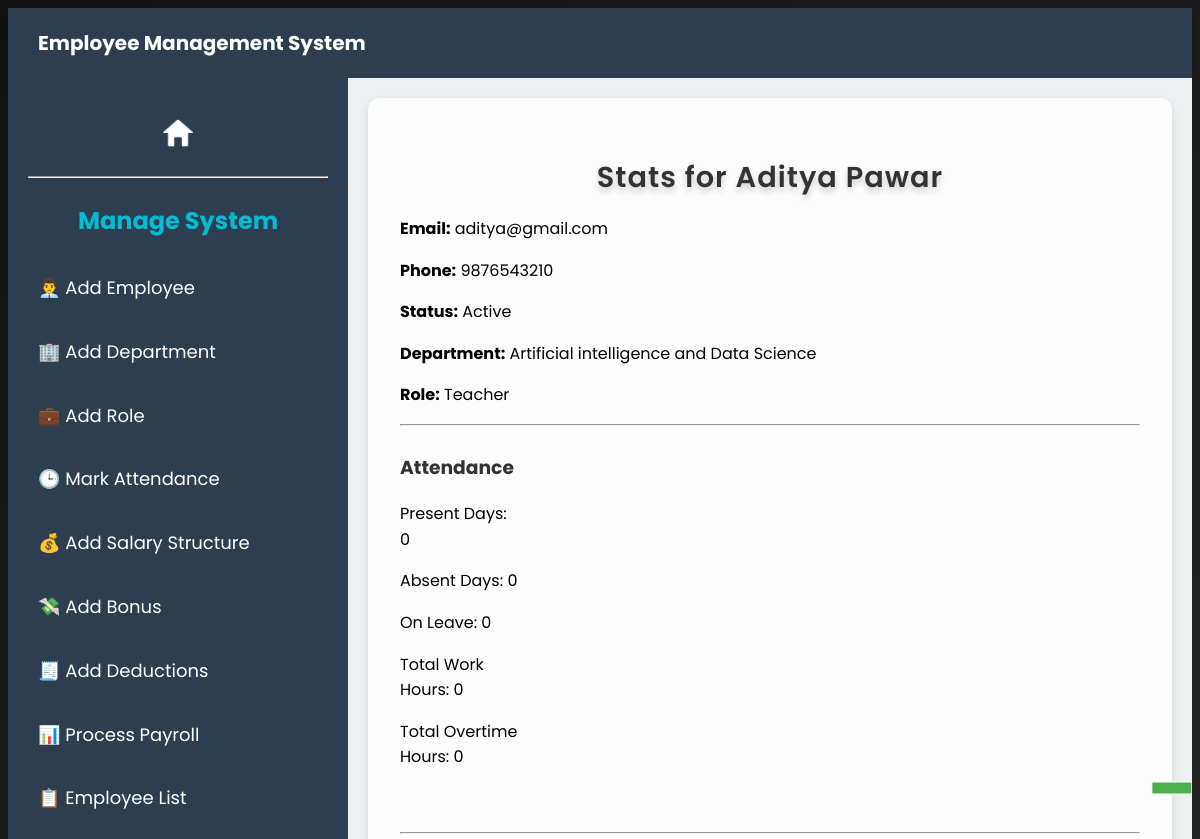
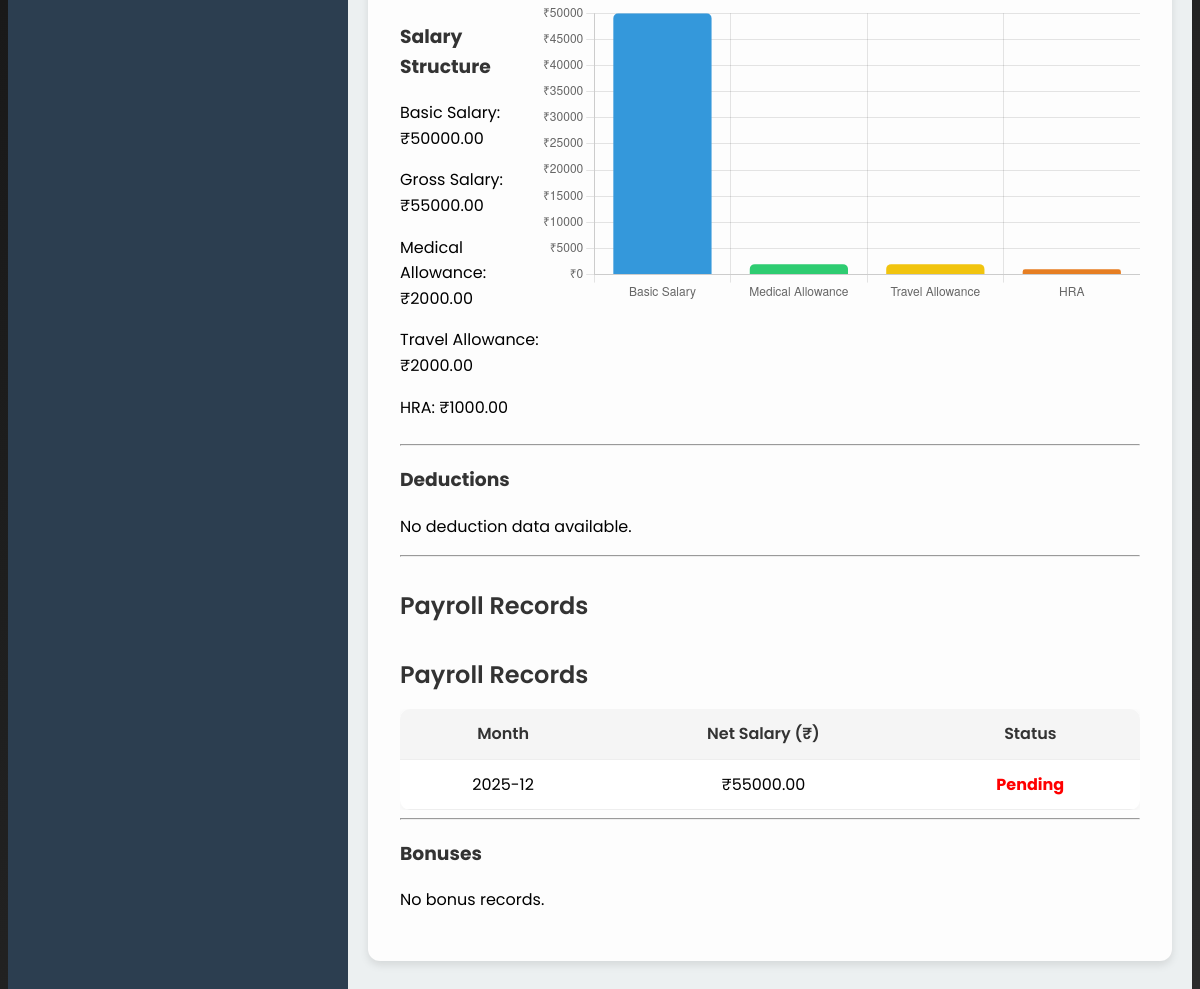
The page /individual_stats/1/ on the database its author committed (2 pictures, top to bottom).
### employee/models.py (models this page shows, shortened)
class Employee(models.Model):
    STATUS_CHOICES = [
        ('Active', 'Active'),
        ('Inactive', 'Inactive'),
    ]
    employee_id = models.AutoField(primary_key=True)
    first_name = models.CharField(max_length=50)
    last_name = models.CharField(max_length=50)
    email = models.EmailField(unique=True)
    phone = models.CharField(max_length=20)
    hire_date = models.DateField()
    department = models.ForeignKey(Department, on_delete=models.CASCADE)
    role = models.ForeignKey(Role, on_delete=models.CASCADE)
    status = models.CharField(max_length=10, choices=STATUS_CHOICES, default='Active')

class Department(models.Model):
    department_id = models.AutoField(primary_key=True)
    department_name = models.CharField(max_length=100)
    department_code = models.CharField(max_length=20, unique=True)

class Role(models.Model):
    role_id = models.AutoField(primary_key=True)
    role_name = models.CharField(max_length=100)
    department = models.ForeignKey(Department, on_delete=models.CASCADE)

class SalaryStructure(models.Model):
    salary_id = models.AutoField(primary_key=True)
    employee = models.OneToOneField(Employee, on_delete=models.CASCADE)
    basic_salary = models.DecimalField(max_digits=10, decimal_places=2)
    gross_salary = models.DecimalField(max_digits=10, decimal_places=2)
    medical_allowance = models.DecimalField(max_digits=10, decimal_places=2)
    travel_allowance = models.DecimalField(max_digits=10, decimal_places=2)
    hra = models.DecimalField(max_digits=10, decimal_places=2)

class Payroll(models.Model):
    PAYMENT_STATUS_CHOICES = [
        ('Pending', 'Pending'),
        ('Completed', 'Completed'),
    ]
    payroll_id = models.AutoField(primary_key=True)
    employee = models.ForeignKey(Employee, on_delete=models.CASCADE)
    salary_month = models.CharField(max_length=20)  # Can be 'March 2025'
    payment_status = models.CharField(max_length=10, choices=PAYMENT_STATUS_CHOICES)

### employee/views.py (the view)
# urls.py: path('individual_stats/<int:employee_id>/', individual_stats, name='individual_stats'),
def individual_stats(request, employee_id):
    employee = get_object_or_404(Employee, pk=employee_id)
    attendance_records = Attendance.objects.filter(employee=employee)
    payrolls = Payroll.objects.filter(employee=employee)
    bonuses = Bonus.objects.filter(employee=employee)
    salary = SalaryStructure.objects.filter(employee=employee).first()
    deductions = Deductions.objects.filter(employee=employee).first()
    present_days = attendance_records.filter(status='Present').count()
    absent_days = attendance_records.filter(status='Absent').count()
    leave_days = attendance_records.filter(status='On Leave').count()
    total_work_hours = sum(record.work_hours for record in attendance_records)
    total_overtime = sum(record.overtime_hours for record in attendance_records)
    attendance_data = {
        'Present': present_days,
        'Absent': absent_days,
        'On_Leave': leave_days,
    }
    total_deductions = 0
    if deductions:
        total_deductions = (
            deductions.tax +
            deductions.provident_fund +
            deductions.other_deductions
        )
    net_salary = 0
    if salary:
        net_salary = salary.gross_salary - total_deductions
    context = {
        'employee': employee,
        'attendance_data': attendance_data,
        'present_days': present_days,
        'absent_days': absent_days,
        'leave_days': leave_days,
        'total_work_hours': total_work_hours,
        'total_overtime': total_overtime,
        'payrolls': payrolls,
        'bonuses': bonuses,
        'salary': salary,
        'deductions': deductions,
        'total_deductions': total_deductions,
        'net_salary': net_salary,
    }
    return render(request, 'manage/individual_stats.html', context)

### employee/templates/manage/individual_stats.html (shortened to what this page needs)
{% extends "manage/manage.html" %}
{% load static %}
{% block head %}
{{ block.super }}
<link rel="stylesheet" href="{% static 'css/individual_stats.css' %}" />
{% endblock %}
{% block main_content %}
<div class="employee-stats">
    <h2>Stats for {{ employee.first_name }} {{ employee.last_name }}</h2>
    <p><strong>Email:</strong> {{ employee.email }}</p>
    <p><strong>Phone:</strong> {{ employee.phone }}</p>
    <p><strong>Status:</strong> {{ employee.status }}</p>
    <p><strong>Department:</strong> {{ employee.department.department_name }}</p>
    <p><strong>Role:</strong> {{ employee.role.role_name }}</p>
    <hr>
    <div class='attendance'>
        <div>
            <h3>Attendance</h3>
            <p>Present Days: {{ present_days }}</p>
            <p>Absent Days: {{ absent_days }}</p>
            <p>On Leave: {{ leave_days }}</p>
            <p>Total Work Hours: {{ total_work_hours }}</p>
            <p>Total Overtime Hours: {{ total_overtime }}</p>
        </div>
        <div>
            <canvas id="attendanceChart" width="400" height="400"></canvas>
        </div>
    </div>
    <hr>
    <div class="salary-container">
        <div class="salary-info">
            <h3>Salary Structure</h3>
            {% if salary %}
                <p>Basic Salary: ₹{{ salary.basic_salary }}</p>
                <p>Gross Salary: ₹{{ salary.gross_salary }}</p>
                <p>Medical Allowance: ₹{{ salary.medical_allowance }}</p>
                <p>Travel Allowance: ₹{{ salary.travel_allowance }}</p>
                <p>HRA: ₹{{ salary.hra }}</p>
            {% else %}
                <p>No salary structure available.</p>
            {% endif %}
        </div>
        {% if salary %}
        <div class="chart-container">
            <canvas id="salaryChart"></canvas>
        </div>
        {% endif %}
    </div>
    <hr>
    <h3>Deductions</h3>
    {% if deductions %}
        <p>Tax: ₹{{ deductions.tax }}</p>
        <p>Provident Fund: ₹{{ deductions.provident_fund }}</p>
        <p>Other Deductions: ₹{{ deductions.other_deductions }}</p>
        <p>Total Deductions: ₹{{ total_deductions }}</p>
    {% else %}
        <p>No deduction data available.</p>
    {% endif %}
    <hr>
    <h3 class="section-title">Payroll Records</h3>
    <h3 class="section-title">Payroll Records</h3>
    <div class="payroll-records">
        {% if payrolls %}
            <table class="payroll-table">
                <thead>
                    <tr>
                        <th>Month</th>
                        <th>Net Salary (₹)</th>
                        <th>Status</th>
                    </tr>
                </thead>
                <tbody>
                    {% for payroll in payrolls %}
                        <tr>
                            <td class="row-value">{{ payroll.salary_month }}</td>
                            <td class="row-value">₹{{ net_salary }}</td>
                            <td class="{% if payroll.payment_status == 'Completed' %}status-completed{% elif payroll.payment_status == 'Pending' %}status-pending{% endif %}">
                                {{ payroll.payment_status }}
                            </td>
                        </tr>
                    {% endfor %}
                </tbody>
            </table>
        {% else %}
            <p>No payroll records available.</p>
        {% endif %}
    </div>
    <hr>
    <h3>Bonuses</h3>
    {% for bonus in bonuses %}
        <p>Date: {{ bonus.bonus_date }} - ₹{{ bonus.bonus_amount }} - Reason: {{ bonus.bonus_reason }}</p>
    {% empty %}
        <p>No bonus records.</p>
    {% endfor %}
</div>
<script>
    document.addEventListener('DOMContentLoaded', function() {
        // Pie chart for attendance
        const attendanceCtx = document.getElementById('attendanceChart').getContext('2d');
        const attendanceChart = new Chart(attendanceCtx, {
            type: 'pie',
            data: {
                labels: ['Present', 'Absent', 'On Leave'],
                datasets: [{
                    label: 'Attendance',
                    data: [
                        {{ attendance_data.Present }},
                        {{ attendance_data.Absent }},
                        {{ attendance_data.On_Leave }}
                    ],
                    backgroundColor: ['#4CAF50', '#FF5252', '#FFC107'],
                    borderWidth: 1
                }]
            },
            options: {
                responsive: true,
                plugins: {
                    legend: {
                        position: 'bottom',
                    }
                }
            }
        });
        // Bar chart for salary structure
        const salaryCtx = document.getElementById('salaryChart').getContext('2d');
        const salaryChart = new Chart(salaryCtx, {
            type: 'bar',
            data: {
                labels: ['Basic Salary', 'Medical Allowance', 'Travel Allowance', 'HRA'],
                datasets: [{
                    label: 'Amount (₹)',
                    data: [
                        {{ salary.basic_salary }},
                        {{ salary.medical_allowance }},
                        {{ salary.travel_allowance }},
                        {{ salary.hra }}
                    ],
                    backgroundColor: ['#3498db', '#2ecc71', '#f1c40f', '#e67e22'],
                    borderRadius: 5
                }]
            },
            options: {
                responsive: true,
                plugins: {
                    legend: { display: false },
                    tooltip: {
                        callbacks: {
                            label: ctx => `₹${ctx.raw}`
                        }
                    }
                },
                scales: {
                    y: {
                        beginAtZero: true,
                        ticks: {
                            callback: value => `₹${value}`
                        }
                    }
                }
            }
        });
    });
</script>
{% endblock %}

### employee/static/css/style.css (style rules this page uses)
* { font-family: poppins; }
body { background: linear-gradient(135deg, #121212, #2c2c2c); color: #f5f5f5; font-family: 'Inter', sans-serif; font-size: 16px; line-height: 1.6; text-rendering: optimizeLegibility; min-width: 200px; transition: background 0.5s ease-in-out; }
h1, h2 { color: #ffffff; text-align: center; font-weight: 600; text-shadow: 0 4px 6px rgba(0, 0, 0, 0.2); letter-spacing: 1px; }
h2 { font-size: 1.8rem; margin-bottom: 15px; color: #8bc34a; }

### employee/static/css/individual_stats.css (style rules this page uses)
.employee-stats { background: #fdfdfd; padding: 2rem; border-radius: 12px; box-shadow: 0 4px 8px rgba(0,0,0,0.1); font-family: Arial, sans-serif; }
.employee-stats h2, .employee-stats h3 { color: #333; }
p { color: black; }
#attendanceChart { width: 350px !important; height: 350px !important; max-width: 100%; display: block; margin: 20px auto; margin-left: 600px; align-items: center; }
#salaryChart { width: 600px !important; height: 300px !important; }
.salary-container { display: flex; justify-content: space-between; }
.attendance { display: flex; }
.section-title { font-size: 1.5rem; margin-bottom: 1rem; color: #2c3e50; }
.payroll-records { display: flex; flex-direction: column; gap: 1rem; }
.section-title { font-size: 1.5rem; font-weight: 600; margin-top: 30px; margin-bottom: 15px; }
.payroll-records { margin-top: 15px; overflow-x: auto; }
.payroll-table { width: 100%; border-collapse: collapse; background-color: #fff; box-shadow: 0 2px 8px rgba(0,0,0,0.05); border-radius: 10px; overflow: hidden; }
.payroll-table th, .payroll-table td { padding: 12px 18px; text-align: center; border-bottom: 1px solid #eee; }
.row-value { color: black; }
.payroll-table th { background-color: #f5f5f5; color: #333; font-weight: 600; }
.status-pending { color: red; font-weight: bold; }

### rows shown on the page
Employee: first_name "Aditya", last_name "Pawar", email "aditya@gmail.com", phone "9876543210", status "Active", department.department_name "Artificial intelligence and Data Science", role.role_name "Teacher"
SalaryStructure: basic_salary "50000.00", gross_salary "55000.00", medical_allowance "2000.00", travel_allowance "2000.00", hra "1000.00"
Payroll: salary_month "2025-12", net_salary "55000.00", payment_status "Pending"

### other values the page prints
{{ present_days }} "0"
{{ absent_days }} "0"
{{ leave_days }} "0"
{{ total_work_hours }} "0"
{{ total_overtime }} "0"
chart data {{ attendance_data.Present }} 0
chart data {{ attendance_data.Absent }} 0
chart data {{ attendance_data.On_Leave }} 0
chart data {{ salary.basic_salary }} 50000.00
